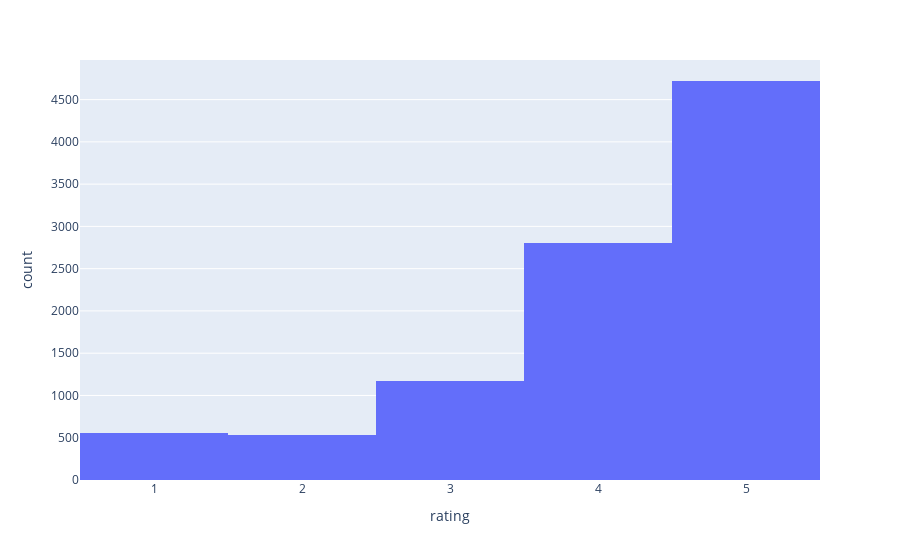

The notebook cell saved with this chart:
### Code cell
import plotly.express as px

# Interactive histogram.
fig = px.histogram(
    df,
    x="rating",
)

fig.show()

### Figure 1 — Plotly figure (JSON) as saved in the notebook; plotly's stock layout.template omitted (floating-point values rounded to 4 significant figures; data arrays with more than 128 entries replaced by an {"elided": "..."} marker saying what was removed)
{"data": [{"alignmentgroup": "True", "bingroup": "x", "hovertemplate": "rating=%{x}<br>count=%{y}<extra></extra>", "legendgroup": "", "marker": {"color": "#636efa"}, "name": "", "offsetgroup": "", "orientation": "v", "showlegend": false, "type": "histogram", "x": {"elided": "9787 int values"}, "xaxis": "x", "yaxis": "y"}], "layout": {"autosize": true, "barmode": "relative", "legend": {"tracegroupgap": 0}, "margin": {"t": 60}, "xaxis": {"anchor": "y", "autorange": true, "domain": [0, 1], "range": [0.5, 5.5], "title": {"text": "rating"}, "type": "linear"}, "yaxis": {"anchor": "x", "autorange": true, "domain": [0, 1], "range": [0, 4968.0], "title": {"text": "count"}}}}
